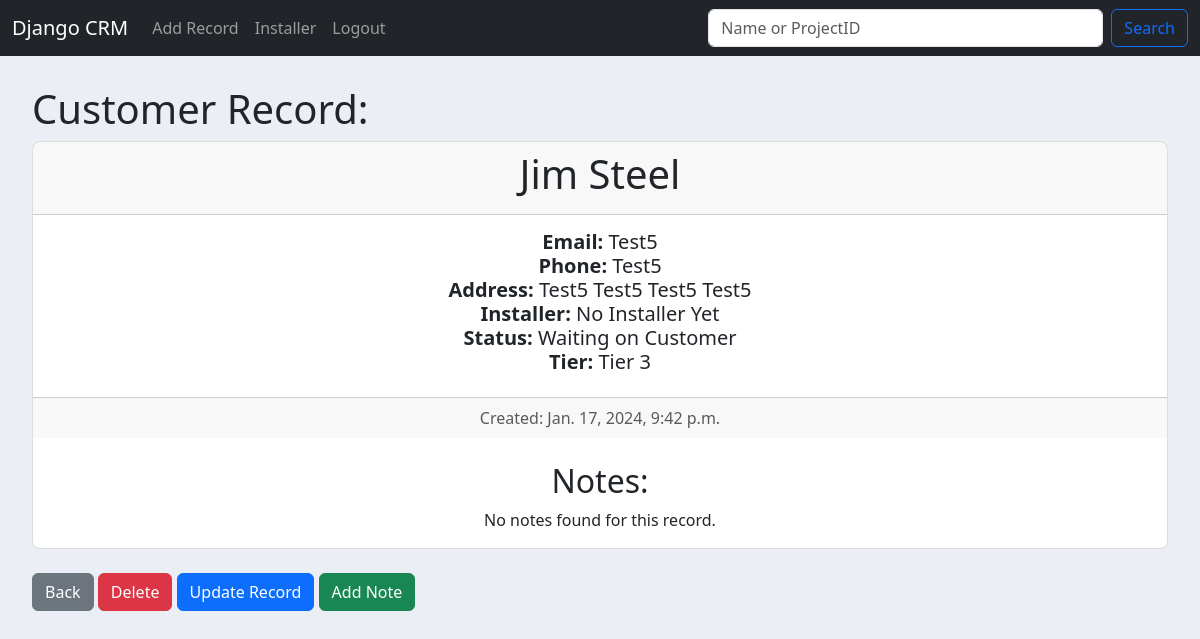
The page /record/4 (signed in) on the database as committed earlier.
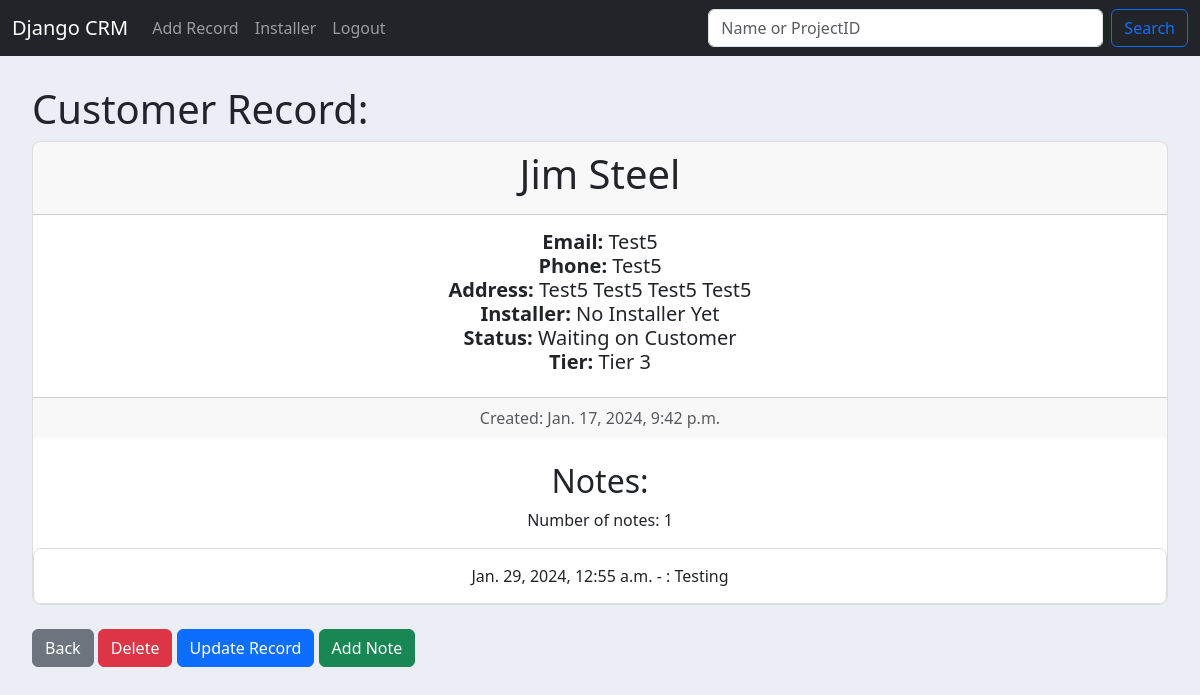
The same page on the database as committed later.
### website/models.py (models this page shows)
class RecordNote(models.Model):
    record = models.ForeignKey(Record, on_delete=models.CASCADE)
    note = models.TextField()
    created_at = models.DateTimeField(auto_now_add=True)
    class Meta:
        ordering = ['-created_at']

### website/views.py (the view)
# urls.py: path("record/<int:pk>", views.customer_record, name='customer_record'),
def customer_record(request, pk):
    if request.user.is_authenticated:
        customer_record = get_object_or_404(Record, id=pk)
        record_notes = RecordNote.objects.filter(record=customer_record)
        return render(request, 'record.html', {'customer_record': customer_record, 'record_notes': record_notes})
    else:
        messages.success(request, "You must be logged in to see that record!", extra_tags='success')
        return redirect('home')

### website/templates/record.html
{% extends 'base.html' %}
{% block content %}
    <h1> Customer Record: </h1>
    <div class="card text-center">
        <div class="card-header">
            <h1>{{ customer_record.first_name }} {{ customer_record.last_name }} </h1>
        </div>
        <div class="card-body">
          <h5 class="card-title">
            <strong> Email: </strong> {{ customer_record.email }} <br>
            <strong> Phone: </strong> {{ customer_record.phone }} <br>
            <strong> Address:</strong> {{ customer_record.address }}
              {{ customer_record.city }}
              {{ customer_record.state }}
              {{ customer_record.zipcode }} <br>
            <strong> Installer: </strong> {{ customer_record.installer_name }} <br>
            <strong> Status: </strong> {{ customer_record.project_status }} <br>
            <strong> Tier: </strong> {{ customer_record.project_tier }} <br>
          </h5>
        </div>
        <div class="card-footer text-body-secondary">
          Created: {{ customer_record.created_at }}
        </div>
        <br>
        <h2>Notes:</h2>
        {% if record_notes %}
          <p>Number of notes: {{ record_notes|length }}</p>
          {% for note in record_notes %}
              <div class="card">
                  <div class="card-body">
                      <p class="card-text">{{ note.created_at }} - {{ note.user.username }}: {{ note.note }}</p>
                  </div>
              </div>
          {% endfor %}
      {% else %}
          <p>No notes found for this record.</p>
      {% endif %}
    </div>
      <br>
      <a href="{% url 'home' %}" class ="btn btn-secondary">Back</a>
      <a href="{% url 'delete_record' customer_record.id %}" class ="btn btn-danger">Delete</a>
      <a href="{% url 'update_record' customer_record.id %}" class ="btn btn-primary">Update Record</a>
      <a href="{% url 'add_note' customer_record.id %}" class="btn btn-success">Add Note</a>
{% endblock %}

Rows that differ between the two databases and show on the page:
added RecordNote: created_at "Jan. 29, 2024, 12:55 a.m.", note "Testing"
Other text that changed with them:
{{ record_notes|length }}: (not shown) → "1"
text no longer shown: "No notes found for this record."
text now shown: "Number of notes:"
